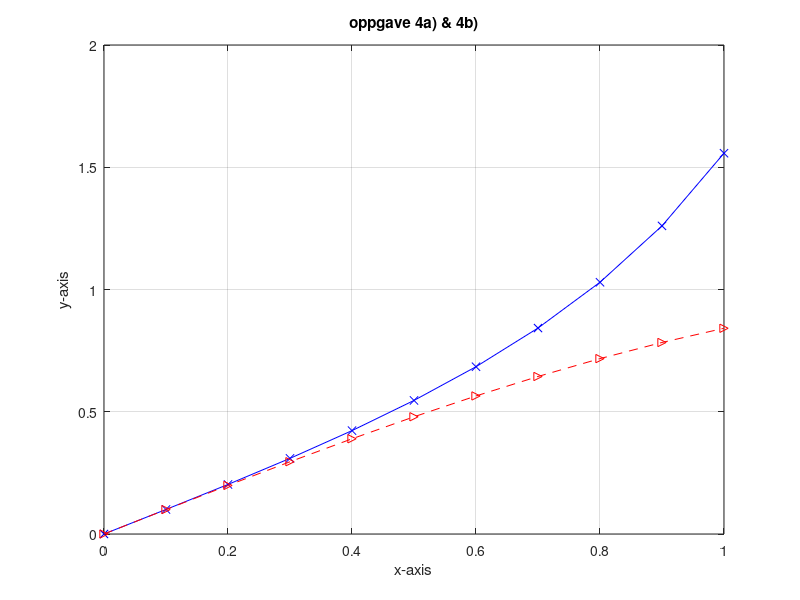
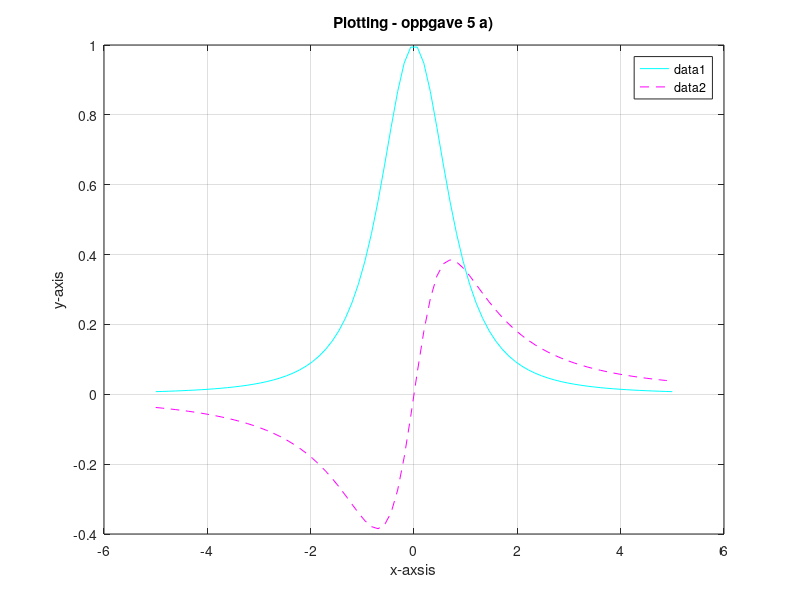
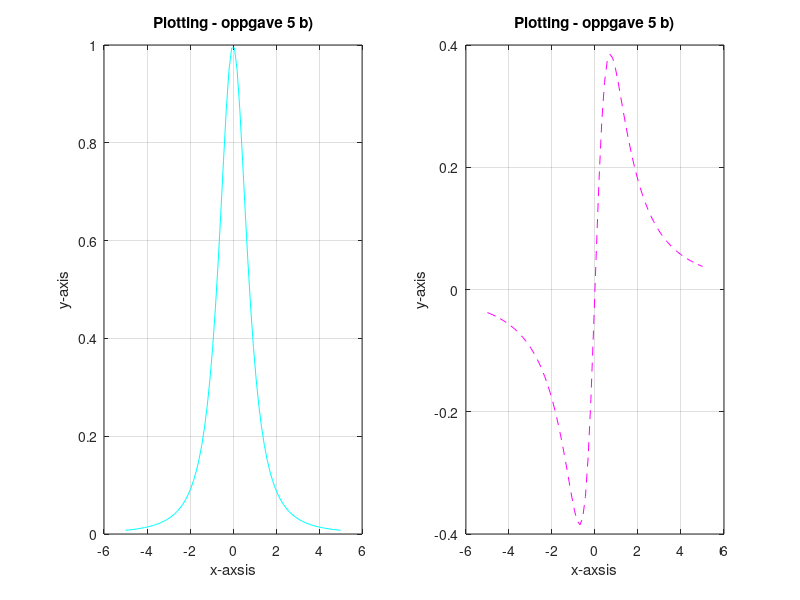
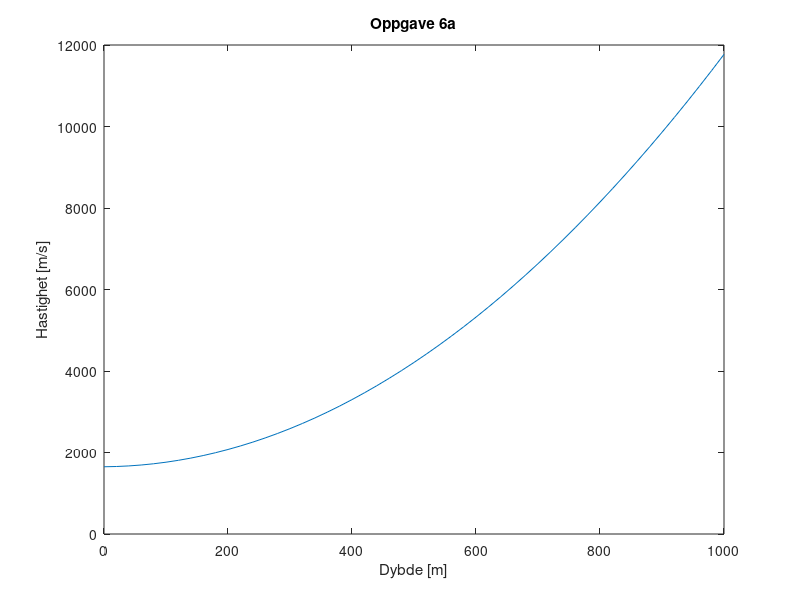

Source code (MATLAB) for these figures, in order:
%% Answers to excerise set 2 geov112 - Tiffany


%% Oppgave 1 - Computing with vectors in matlab

% 1a) 
    a = [4 2 8];
    
    b = [-5 -1 0];
    
    sum_ab = a + b 
    
    % Beacuse these number are relativ small an easy to handle, I can do
    % some quick mental calculation. I can see that I will
    % expect -5+4 = -1, -1+2 = 1 and 0 + 8 = 8. This correspond to the array
    % [-1 1 8], as i fot in matlab
    
% 1b)

    sum_a = sum(a)

    sum_b = sum(b)
    
     % the number are easy to sum in the head. i know that 2+8 is 10, and
     % adding 4 makes the sum for array "a" 14. this is also what i got on
     % matlab
     
     % one of the numbers in array "b" is zero. i then can do some quick
     % mental calculations do find out that -5 + (-1) is -6.  this is also
     % what i got in matlab
% 1c)
 
   min_a =  min(a)

   min_b = min(b)
    
   % the command min gives out the minimum value that exist in the arrays.
   % I can see that for "a" the number 2 is less then 4 and 8. For the
   % array "b" i can also see that -5 is less then -1 and 0. this aligns
   % with the answer i got on matlab
   
% 1d) 

   transpose_b = b'
  
     % the transpose commad "'" will make the array "b" go from a 1 x 3
     % matrix to a 3 x 1 matrix. That is also what i got on matlab
  
% 1e)

   a2 = 4 * a
   
   b2 = -3 * b
   
   % I can quick do some mental calulations. when scalar muliplying, you
   % are multiplying each component. i muliply 4 with every component in
   % array "a" and -3 with every component i "a"
   
   vector1 = a2./ b2
   
   % I am dividing the to new arrays compoent wise. For the first element i
   % expect somthing around 1 - and somthing becuse 16/15 is close to 1/1.
   % For 8/3 i will expect something a little less then 3, becuse i know
   % that 9/3 is 3. For the last component i got infity, that make sense
   % becuse there is somthing divided by 0
   
% 1f) 

   exponent_b = exp(b)
   
   % this command take the value as a exponent for "e". The output make sense
   % becuse I expect somthing very small for e^-5. that is somthing i cant
   % calculate in my head, but i know it's a small number sins "e" is equla
   % to 2.718... for the next value I 1/ "e" will agian be somthing small,
   % but not as small as the first. The las value is 1, and that i know is
   % right becuse "e"^0 is "1". anything powerd by 0 is 1
   
% 1g)
    sqr_a = a.^2
    
    % This answer make sense becuse i know that 4*4 is 16, 2*2 is 4 and
    % taht 8*8 is 64.
    
% 1h)

    innerproduct_a = dot(a,b)
    
    % I can do some quick calculation my self to check if the answer make
    % sense. For the dot product I will multiply the to corresponing
    % elements and add them together. -5*4 is -20, 2*-1 is -2 and 8*0 is 0.
    % I can then see that -20 + (-2) is -22

%% Oppgave 2 - Creating and manipulating arrays

% 2a) 
    % the linespace command starts with the min value, then the max value,
    % and the number of ponits you want the array to have.
    % It can be writtn like this:
        example1 = linspace(5, 25, 5);
    % The output of this array would then be [5 10 15 20 25]


    % the other way to make an array is by starting with a min value,
    % then a dx value that gives the spacing, and last the max value. 
    % with this array we dont know how many elements we'll have, but we
    % know how much each elements jumps
    % it can be written as:
        example2 = [7:3:25];
    % The output of this array would be [7 10 13 16 19 22 25]  

% 2b)
    % asume I know the min value, the spacing and number of points. I dont
    % have the max value, but can still write the array like this:

    % linspace(min,(min+intervals*dx),n)
    % [min:dx:(dx*intervals)-min]
    % Where intervals ar given as elements-1

    
% 2c) 

    min = -10;
    dx = 2;
    elements = 46;

    array_c = linspace(-10, min+(2*(elements-1)), elements)
    array_c2 = [min:dx:(dx*elements-1)-abs(min)]

     % Did not know wich method to use. so i wrote bolth and are showing
     % the output so that we can see that it gives us the same array
    
% 2d)

    array_d= linspace(-2, 9, 451);
    
% 2e)

    array_e = [23:4.5:125];
    

% 2f)
  
    num_el = numel(array_e)
    
% 2g)

    array_g = array_d(7:12);
        
% 2h)

    array_h = [array_d(150:181), array_d(201:2:205)];
    
% 2i) 

    array_i1 = array_d(10:51);

    array_i2 = array_d(130:171);
 
    array_i3 = array_i1 + array_i2;
  
% 2j) 

    array_j1 = array_i1 + 26;

    array_j2 = array_i2 - 39;

% 2k) 

    divide_i = array_i1./ array_i2;

% 2l) 
    x = linspace(-12,12,131);
    
    y = (x.^2+1).^(-3/2);
   

%% Oppgave 3 - Exercises 1-4 chapter 2

% 3a)
    A = [-1 7 3 2];

    % Using the command dot, and then take the square of the dot product 
    % to calculate the magnitude
 
    Mag_A = sqrt(dot(A,A)) 

    clear all;

% 3b)

    A = [-1+i 7i 3 -2-2i];

    % using the command norm to calculate the magnitude

    Mag_A = norm(A)

    clear all;

% 3c)
    
    col_vector = [1;2;3]
    row_vector = [1 2 3]
    
    
    
% 3d)

    A = [1;2;3]; B =[4;5;6]; 

    array_product = A.* B
    
    
%% Oppgave 4 - Exercises 1-3 chapter 3

% 4a)/ 4b) 

    x = [0:0.1:1];
    y = tan(x);
    y1= sin(x);
    
    
    figure(1)

    plot(x,y, 'b-x', x,y1, 'r-->')

    xlabel('x-axis')
    ylabel('y-axis')
    title('oppgave 4a) & 4b)')
    grid on
    
clear all;


% 4c) 

    P = [-pi: 0.2: pi];
    x_100 = linspace(-pi,pi,100);
    x_50 = linspace(-pi, pi, 50);

    
 %% Oppgave 5 - Plotting
 
 % 5a)
 
    x = linspace(-5, 5, 80);
 
    z = 1./((x.^2 + 1).^(3/2));
    z1 = x./ ((x.^2 +1).^(3/2));
 
    figure(2)

    plot (x,z, 'c-')
    hold on
    plot (x,z1, 'm--')
    grid on
    title('Plotting - oppgave 5 a)')
    xlabel('x-axsis')
    ylabel('y-axis')
    legend

 % 5b)
    
    figure(3)
   
    subplot(1,2,1); 
    plot (x,z, 'c-')
    grid on
    title('Plotting - oppgave 5 b)')
    xlabel('x-axsis')
    ylabel('y-axis')
    
    subplot(1,2,2);
    plot (x,z1, 'm--')
    grid on
    title('Plotting - oppgave 5 b)')
    xlabel('x-axsis')
    ylabel('y-axis')

 % 5c) 
    
    % For the function 1/(x^2+1)^3/2 we will see that the bigger x absolute
    % value given, the smaller is output becomes
    % the higest value will be 1, when we put in 0 for the x. 1/(0^2+1)^3/2
    % we will en up with 1/(1)^3/2 => 1 powered in whatever is 1. 1/1= 1.
    % the blue graph shows a max value at y=1. The grapg will derfore
    % increes from -5 to 0, and the decrees form 0 to 5. For this function
    % the limmits dose not exist when x goes to 0, and it is why the 
    % graph never will cross the x-axsis.

    % For the function x/(x^2+1)^3/2 we will se that the graph will go
    % through origo (0,0). when x = 0, the output of 0/(0^2+1)^3/2 will
    % also be 0. That also indicate that the graph crosses the y- and
    % x-axis at origo 


%% Oppgave 6 - Plotting sesmic velocity model

 
% 6a) 

    % constant

    a = 0.01;
    b = 0.12;
    c = 1650;

    z = linspace(0,1000,51);

    velocity = a * z.^2 + b.*z + c;

    figure(4)
    plot(z,velocity)
    xlabel('Dybde [m]')
    ylabel('Hastighet [m/s]')
    title('Oppgave 6a')


% 6b)
    
    % constant

    a = 0.01;
    b = 0.12;
    c = 1650;

    z1=[0:20:1000];
    velocity = a * z.^2 + b.*z + c;

    figure(5)
    stairs(z1,velocity)
    
    xlabel('Dybde [m]')
    ylabel('Hastighet [m/s]')
    title('Oppgave 6b')
    
    
clear all;

% 6c)

    figure(6)
    
    layers = [0 35 660 2900 5150 6370];
    
    % using the avrage velocity that for each layer that i founded online
    Vp = [0 6.7 8.6 13.5 10 11.5];
    Vs = [0 3.7 4.9 7.5 0 4];
   
    stairs(Vp,layers, 'r --')
    hold on 
    stairs(Vs,layers, 'g-')
    
    title('The avrage p -& s- velocity by five layers')
    xlabel('velocity [km/s]')
    ylabel('Depth [km]')
    legend
    
    set(gca, 'YDir','reverse')
    
clear all;

%% Oppgave 7 - Polar coordinates

% 7a)
    % The Cartesian coordinates to the polar coordinates can be computed 
    % as the length of (x,y) => sqrt(x^2+y^2), then you have the r.
    % The phi is computed by tan^-1(y/x)

% 7b) 
    % if you already have the polar coordinates (r, phi) you can compute the 
    % Cartsesian coordinates by using this formula: x = r * cos(tetha) 
    % and y = r * sin(tetha)

% 7c)

    % written down 

% 7d)
    
    % Matlabs commands to compute polar coordinates from Cartesian
    % coordinates is cart2pol and pol2cart
    
    x = [1 -3 5];
    y = [1 4 -12];
    
    [phi,r] = cart2pol(x,y)
  
% 7e) 

    a = [1 1];
    b = [-3 4];
    c = [5 -12];

    % using the command "norm" to find the lenth
  
    length_a = norm(a)
    length_b = norm(b)
    length_c = norm(c)


% 7f) 
  
    % using the command "dot" to find the inner products
    
    innerproduct_ab = dot(a,b)
    innerproduct_ac = dot(a,c)
    innerproduct_bc = dot(b,c)
    
 % 7g)
 
 % 7h) 

    % used command "acosd" to get the angel in degrees
 
    angel_ab = acosd(innerproduct_ab/(length_a*length_b))
    
% 7i) 

    angel_ac = acosd(innerproduct_ac /(length_a*length_c))
    

 clear all;
 
% 7j) / 7k)
        
    t = 0:0.00001:2*pi;
    t1 = 0:pi/2:2*pi;
    
    x = cos(t);
    y = sin(t);
    x1 = cos(t1);
    y1 = sin(t1);
    
    figure(7)
    plot(x,y)
    hold on
    plot(x1,y1, 'v')
    axis equal
    grid on;
    title('Cartesian coordinates of 4 points - oppgave 7j/k)')
    xlabel('x-axis')
    ylabel('y-axis')

    
  
 % 7l)
    
    t1 = 0:pi/2:2*pi;
    
    figure(8)
    
    r = 3
    x = r*cos(t)+ 2;
    y = r*sin(t)+ 2;
  
    plot(x,y);
    grid on
    axis equal
    title('oppgave 7l)')
    xlabel('x-axis')
    ylabel('y-axis')
    
% 7m)
 
    % The coordinates of greenwich is given as (6370, 0, 0). we can think
    % of it as a start on the ecvator, and the coordinates are given as
    % r*cos(tetha) => 6370*cos(0) = 6370. For the cartesian coordinates of
    % the polar angel 180 degrees we will do the same. r*cos(phi) =>
    % 6370 * cos(180°) = - 6370.(can also use pi) then the carstesian
    % coordinates is (-6370, 0, 0).

    r = 6370;
    phi = cosd(180);

    cartesian_coordinates = [r*phi, 0, 0]
  
% 7n) 

    % polar angle 0 = At latitude 0 the point is at the Gulf of Guinea. but at 
    % other latitudes Greenwitch spain, algerie, ghana, burkina faso and
    % mali is at this point aswell
    
    % polar angle 90 = at lalitude 0 the point is in the Indian ocean.
    % For other latitudes we have Tibet, Mongolia and Russia.
    
    % polar angle 180 = at latitude 0 the point is in The Pacific ocean.
    
    % polar angle 270 => 180-270 = -90 = at the latitude 0 the point is in
    % The pacific ocean on the west cost of South-America. At other 
    % latiudes we have Guatemala, Usa, Canada

% 7o)
    
    % The Eighty Five East Ridge has it's name from its location and form. 
    % It is a fairly straight ridge at the 85° lognitude east for Greenwich 

% 7p)
    
    % The Eighty Five East Ridge belongs to the indian plate



%% Oppgave 8 - Matrices in Matlab    
    
% 8a)

    a = [4 8 12];
    b = [-4 -8 -12];
        
    A = [a;b]

    B = [-1 7 4; 2 1 -2]


% 8b) 

    vec22= B*2;

    C = A + vec22
    

% 8c)     

   vec_8c = A.*B


% 8d) 

   Vec_devide = A./B

% 8e)

   transpose_A = A'

% 8f)

    size_B = size(B)
    
% 8g)

    sin_value = sin(A)

  
clear all;

%% Oppgave 9 - Exercises 5-8 Chapter 2


% 9a) 

    % I would've used the identity command to create a 5x5 matrix with
    % ones on the diagonal and zero enywhere else

    Identity5 = eye(5)

% 9b)

    A = [8 7 11; 6 5 -1; 0 2 -8];
    B = [2 1 2; -1 6 4; 2 2 2];

    % computes the array product of A and B    
    
    arr_prodAB = A.*B
    
 
    % computes the matrix product of A and B    

    mat_prodAB = A*B
    
  
clear all;

% 9c)
            
    A = [1 2 3; 4 5 6; 7 8 9];
    
    B = A([3, 3, 2], :)

    % extracting the third row to make it row 1 and 2 for the new matrix B,
    % then extracting the second row to make it the last row i the new matrix B
     


% 9d)

    X = [1 2 3; -4 1 2; 0 9 -8];
    b = [12;13;-1];

    soulution = X\b 

    Determinant = det(X)


%% Oppgave 10 - Volcanos and magma champer dynamics


% 10b) 

    nu = 1/2 *(50/(50+50))
    
% 10c) 

    % The answar for "nu" make sense beacuse we'll get 1/2*1/2 => 1/4

% 10d)

    % magma chamber coordinates
    
    y = [0 0 -5];

    % given coordiantes 

    x1 = [0 0 0];
    x2 = [0 3 0];
    x3 = [10 0 0];

    r1 = norm(y-x1);
    r2 = norm(y-x2);
    r3 = norm(y-x3);

    dV = 0.01;
    cons = dV * (nu+1)/(3*pi);
    km_to_cm = 10^5;
    
    % The displacement for the magma chamber at the given coodinates 
    
    dis1_1 = km_to_cm * cons *(y-x1)/(r1^3)
    dis1_2 = km_to_cm * cons *(y-x2)/(r2^3)
    dis1_3 = km_to_cm * cons *(y-x3)/(r3^3)

% 10f)  

    % looking at the y1 coordinates and x coordiantes, we can only expect 
    % displacement in the z-axis. By calculating the norm myself i get -5.
    % the answer therfore make sense

    % looking at the y2 coordinates and x coordinates i can easy calculate 
    % (x-y2) and get [0 -3 -5], and i will derfore expect a downward  
    % displacment at the neagtive y and z axis.this corresponds with the 
    % answer i got.

    % we can again see that x-y3 = [-10 0 -5], where there will be no
    % displacement in the y-axis. but we will have a negtive displacement
    % at the x and z axis. 
